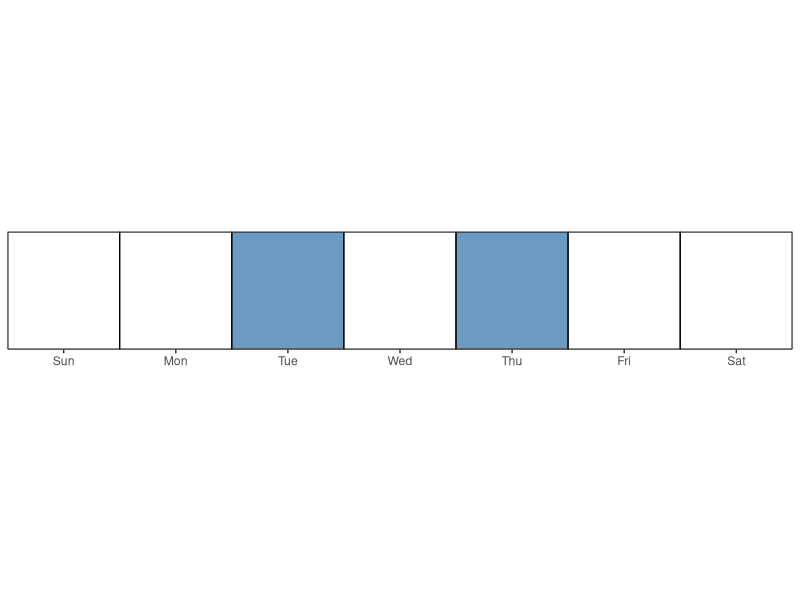
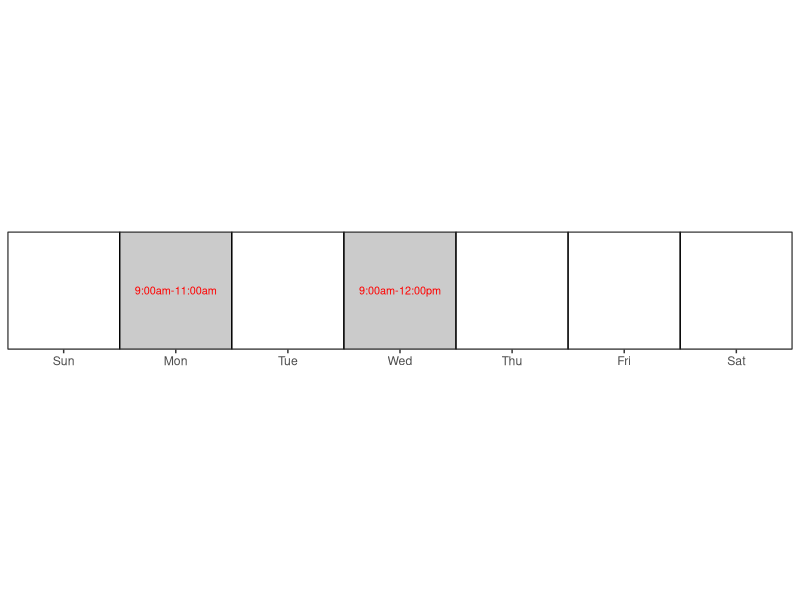
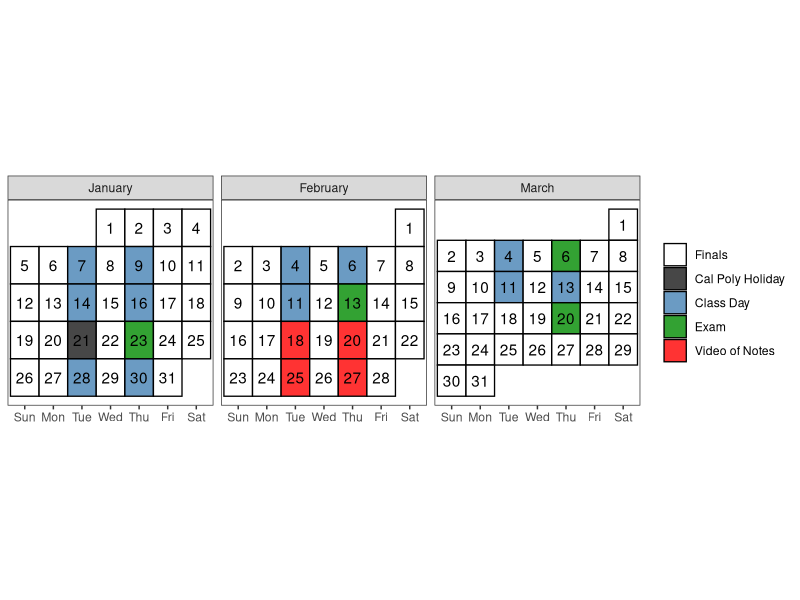

Here is the R script that generated these plots, in order:
## ---- chunk 1
#| include: false
#| eval: true
library(tidyverse)

# Create a calendar for your syllabus ----
# Source: http://svmiller.com/blog/2020/08/a-ggplot-calendar-for-your-semester/
# Format: YYYYMMDD

# What are the full dates of the semester?
 ## <!-- Change 1 -->
semester_dates <- seq(ymd(20250105), ymd(20250315), by = 1)

# Weekday(s) of class
class_wdays <- c("Tue", "Thu")


# Breaks
 ## <!-- Change 2 -->
mlk_date <- "2025-01-21"
not_here_date_holidays <- c(
  ymd("20250121")
  
  # Break
  # seq(ymd(20221017), ymd(20221018), by = 1)
  )


not_here_date_out <- c(
  ymd("20250218"),
  ymd("20250220"),
  ymd("20250225"),
  ymd("20250227")
  
  )

# Dates of Exams
 ## <!-- Change 3 -->
exam_dates <- c(ymd(20250123), ## Midterm 1  
                ymd(20250213), ## Midterm 2
                ymd(20250306), ## Midterm 3
                ymd(20250320) ## Final Exam
                ) ## <!-- Change 4 -->
finals_week <- seq(ymd(20250317), ymd(20250321), by = 1)

# Custom function for treating the first day of the month as the first week 
# of the month up until the first Sunday 
# (unless Sunday was the start of the month)
wom <- function(date) {
    first <- wday(as.Date(paste(year(date), month(date), 1, sep = "-")))
    return((mday(date) + (first - 2)) %/% 7 + 1)
}

# Create a data frame of dates, assign to Cal
## <!-- Change 5 -->
Cal <- tibble(date = seq(ymd(20250101), ymd(20250331), by = 1))  |> 
  mutate(mon      = lubridate::month(date, label = T, abbr = F),
         wkdy     = weekdays(date, abbreviate = T),
         wkdy     = fct_relevel(wkdy, "Sun", "Mon", "Tue", "Wed", "Thu","Fri", "Sat"), # make sure Sunday comes first
         semester = date %in% semester_dates, 
         # project = date %in% project_dates,
         exams    = date %in% exam_dates, # is it an exam?
         not_here_holiday = date %in% not_here_date_holidays, # is it a day off?
         not_here_out =date %in% not_here_date_out,
         exam_wk  = date %in% finals_week,
         day      = lubridate::mday(date), 
         week     = wom(date)
         ) |> 
  mutate(category = case_when(# project ~ "Project",
                              exams ~ "Exam",
                              not_here_holiday ~ "Cal Poly Holiday",
                              not_here_out ~ "Video of Notes",
                              wkdy %in% class_wdays & !not_here_holiday & !not_here_out & !exam_wk & date != mlk_date & date %in% semester_dates ~ "Class Day",
                              semester ~ "Finals",
                              TRUE ~ "NA")
         )

class_cal <- Cal |> 
  ggplot(aes(wkdy, week)) +
  theme_bw() +
  theme(aspect.ratio = 1, 
        panel.grid.major.x = element_blank(),
        legend.position = "right",
        legend.title = element_blank(),
        axis.title.y = element_blank(), 
        axis.title.x = element_blank(),
        axis.ticks.y = element_blank(), 
        axis.text.y = element_blank()) +
  geom_tile(alpha = 0.8, 
            aes(fill = category), 
            color="black", 
            linewidth = 0.45
            ) +
  facet_wrap(~ mon, scales = "free", ncol=3) +
  geom_text(aes(label = day )) +
  # put your y-axis down, flip it, and reverse it
  scale_y_reverse(breaks = NULL) +
  # manually fill scale colors to something you like...
  scale_color_manual(values = c("FALSE" = "grey80", "TRUE" = "black"), guide = "none") + 
  scale_fill_manual(values=c("Class Day"="steelblue", 
                             "Finals"="white",
                             "Cal Poly Holiday" = "grey10",
                             "Video of Notes" = "red",
                             "NA" = "white", # I like these whited out...
                             "Exam"="green4"),
                    #... but also suppress a label for a non-class semester day
                    breaks=c("Finals", "Cal Poly Holiday", "Class Day","Exam","Video of Notes"))
# class_cal

exam_days <- Cal |>
  filter(category == "Exam") |>
  mutate(topic = c("Midterm Exam 1",
                   "Midterm Exam 2",
                   "Midterm Exam 3 (Special)",
                   "Final Exam"
                   )
         ) |>
  rowwise() |>
  mutate(sem_week = week(date),
         Date = paste(format(date, "%b %e"), sep = ",", collapse = ", "))

class_days <- Cal |>
  filter(date %in% semester_dates,
         category %in% c("Class Day")
         ) |>
  mutate(sem_week = week(date)) |>
  # group_by(sem_week) |>
  # group_by(sem_week) |>
  summarize(Date = paste(format(date, "%b %e"), sep = ",", collapse = ", ")) |>
  # mutate(topic = c(
  # "Introduction to R and Tidy Data",
  #   "ETV Framework: Data Extraction and Basics of Graphics",
  #   "Data Cleaning and Manipulation (dplyr)",
  #   "Data Transformations + Factors (tidyr + forcats)",
  #   "Special Data Types: Strings and Dates (stringr + lubridate)",
  #   "Shiny Applications",
  #   "Video of Notes 1 - No Class (Instructor Out)",
  #   "Video of Notes 2 - No Class (Instructor Out)",
  #   "Functional Programming with purrr",
  #   "Exam Review")) |>
  # bind_rows(project_days) |>
  bind_rows(exam_days) |>
  arrange(sem_week) |>
  select(Date, Topic = topic) |>
  #  If topic is NA make it Class Day
  mutate(Topic = ifelse(is.na(Topic), "Class Day", Topic))


# Weekday(s) of office hours
officehr_wdays <- c("Mon", "Wed")

# Create a data frame of dates, assign to Cal
Cal2 <- tibble(date = seq(ymd(20250105), ymd(20250111), by = 1))  |>  ## <!-- Change 6 -->
  mutate(mon      = lubridate::month(date, label = T, abbr = F),
         wkdy     = weekdays(date, abbreviate = T),
         wkdy     = fct_relevel(wkdy, "Sun", "Mon", "Tue", "Wed", "Thu","Fri", "Sat"), # make sure Sunday comes first
         week     = wom(date),
         classday = wkdy %in% class_wdays,
         officehrday = wkdy %in% officehr_wdays,
         ## <!-- Change 7 -->
         officehrtime = c(NA,                   ## Sunday
                          "9:00am-11:00am",     ## Monday
                          NA,                   ## Tuesday
                          "9:00am-12:00pm",     ## Wednesday
                          NA,                   ## Thursday
                          NA,                   ## Friday
                          NA                    ## Saturday
                          )
  )


classday_cal <- Cal2 |>
  ggplot(aes(wkdy, week)) +
  theme_bw() +
  theme(aspect.ratio = 0.15,
        panel.grid.major.x = element_blank(),
        legend.position = "right",
        legend.title = element_blank(),
        axis.title.y = element_blank(),
        axis.title.x = element_blank(),
        axis.ticks.y = element_blank(),
        axis.text.y = element_blank()) +
  geom_tile(alpha = 0.8,
            aes(fill = classday),
            color="black",
            linewidth = 0.45,
            show.legend = F
  ) +
  scale_x_discrete(expand = c(0,0)) +
  scale_y_discrete(expand = c(0,0)) +
  scale_fill_manual(values=c("white", "steelblue")
                    )
# classday_cal

officehr_cal <- Cal2 |>
  ggplot(aes(wkdy, week)) +
  theme_bw() +
  theme(aspect.ratio = 0.15,
        panel.grid.major.x = element_blank(),
        legend.position = "right",
        legend.title = element_blank(),
        axis.title.y = element_blank(),
        axis.title.x = element_blank(),
        axis.ticks.y = element_blank(),
        axis.text.y = element_blank()) +
  geom_tile(alpha = 0.8,
            aes(fill = officehrday),
            color="black",
            linewidth = 0.45,
            show.legend = F
  ) +
  geom_text(aes(label = officehrtime), color = "red", size = 2.75) +
  scale_x_discrete(expand = c(0,0)) +
  scale_y_discrete(expand = c(0,0)) +
  scale_fill_manual(values=c("white", "gray")
  )
# officehr_cal

## ---- chunk 2
#| include: false
#| eval: true
#| echo: false
#| warning: false
#| message: false
#| fig-width: 7
#| fig-height: 1.5
#| out-width: 75%
#| fig-align: center
#| fig-pos: H
classday_cal
## ---- chunk 3
#| echo: false
#| eval: true
#| warning: false
#| message: false
#| fig-width: 7
#| fig-height: 1.5
#| out-width: 90%
#| fig-align: center
#| fig-pos: H
officehr_cal
## ---- chunk 4
#| echo: false
#| eval: true
#| warning: false
#| fig-width: 8
#| fig-height: 3.5
#| fig-pos: 'h'
#| fig-cap: "Note: Tuesday, January 21st will follow a Monday class schedule due to Martin Luther King's Day. Also, 18-20 and 25-27 of February are off due to Instructor not being in town."
class_cal
## ---- chunk 5
#| echo: false
#| eval: true
#| fig-pos: 'h'
#| fig-cap: "Note: Please note that our textbook is currently being updated to include additional chapters that are essential for our course. I appreciate your patience and understanding as these updates are made throughout the quarter."
class_days |> 
kableExtra::kable(caption = "Tentative schedule of class topics and important due dates", format = "simple") |>
  # Make 1st column width smaller
  kableExtra::column_spec(1, width = "10cm") 
